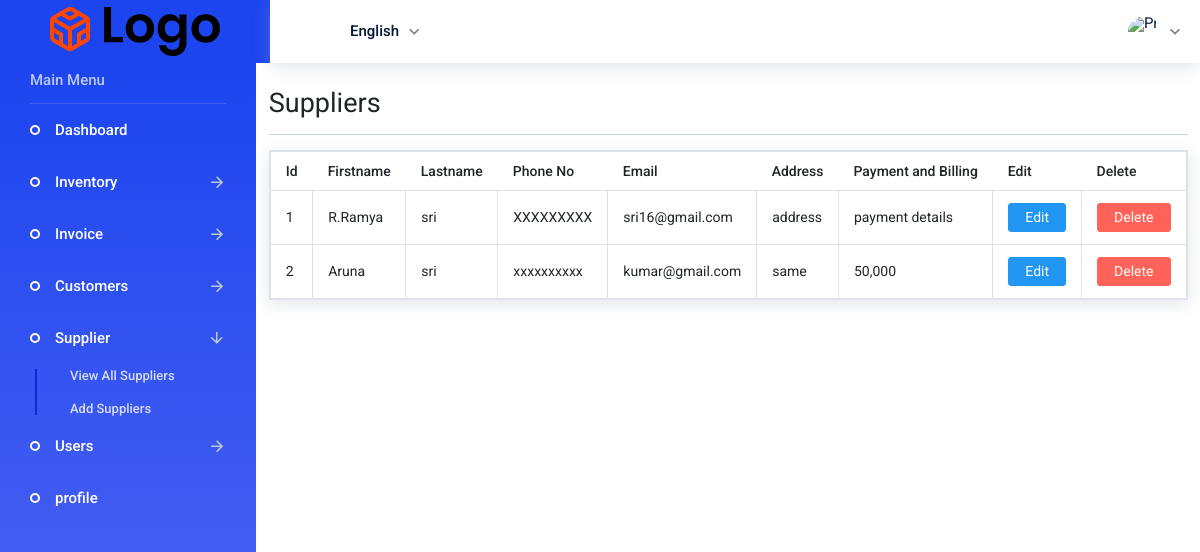
/admin/suppliers.php, run on an earlier commit of the app's database.
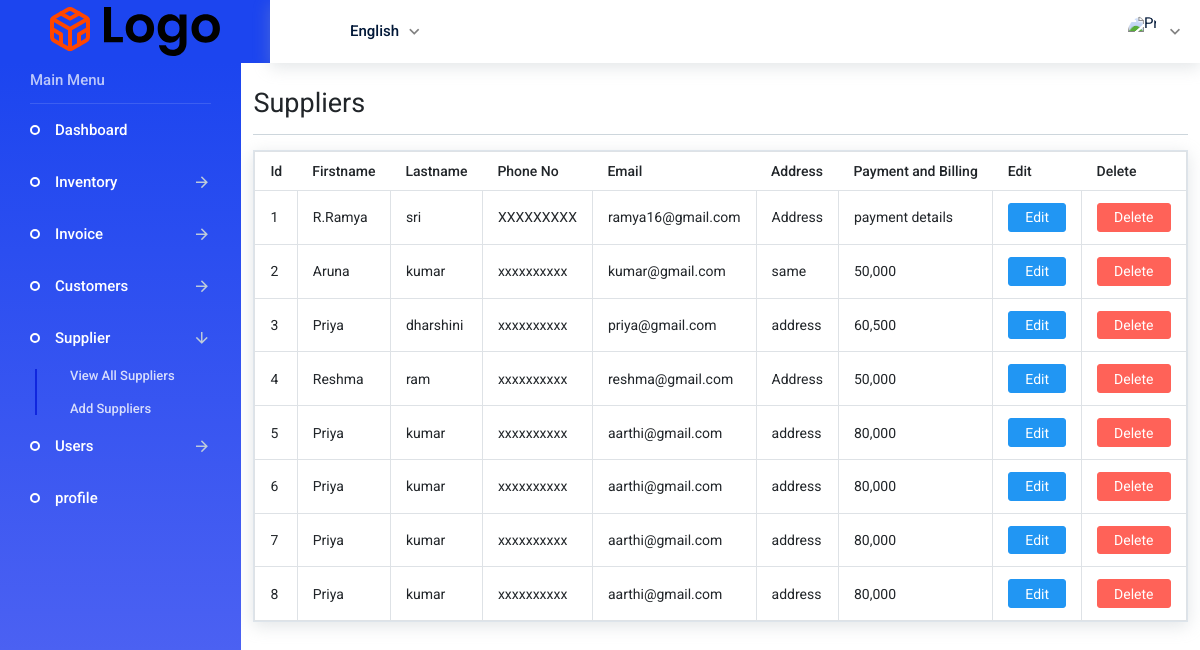
And on a later commit of the database.
### tables this page shows
CREATE TABLE `suppliers` (
  `supplier_id` int(11) NOT NULL,
  `firstname` varchar(11) NOT NULL,
  `lastname` varchar(11) NOT NULL,
  `email` varchar(33) NOT NULL,
  `phone` varchar(15) NOT NULL,
  `company` varchar(40) NOT NULL,
  `display_name` varchar(33) NOT NULL,
  `website` varchar(40) NOT NULL,
  `other` varchar(33) NOT NULL,
  `gst_in` varchar(30) NOT NULL,
  `address` varchar(40) NOT NULL,
  `notes` varchar(40) NOT NULL,
  `tax_info` varchar(30) NOT NULL,
  `payment_and_billing` varchar(35) NOT NULL,
  `attachments` varchar(50) NOT NULL,
  `pan_no` varchar(25) NOT NULL,
  `adhaar_no` varchar(25) NOT NULL
);

### admin/includes/view_all_suppliers.php (the view, shortened to what this page needs)
<div class="card">
            <table class="table table-bordered table-hover">
                <thead>
                    <tr>
                        <th>Id</th>
                        <th>Firstname</th>
                        <th>Lastname</th>
                        <th>Phone No</th>
                        <th>Email</th>
                        <th>Address</th>
                        <th>Payment and Billing</th>
                        <th>Edit</th>
                        <th>Delete</th>
                    </tr>
                </thead>
                <tbody>
     <?php
             $query="SELECT * FROM suppliers ";
             $select_suppliers=mysqli_query($connection,$query);
             while($row=mysqli_fetch_assoc($select_suppliers)){
                    $supplier_id = $row['supplier_id'];
                    $firstname =  $row['firstname'];
                    $lastname =  $row['lastname'];
                    $phone =  $row['phone'];
                    $email =  $row['email'];
                    $address =  $row['address'];
                    $payment_and_billing =  $row['payment_and_billing'];
                    echo "<tr>";
                    echo "<td>$supplier_id</td>";
                    echo "<td>$firstname</td>";
                    echo "<td>$lastname</td>";
                    echo "<td>$phone</td>";
                    echo "<td>$email</td>";
                    echo "<td>$address</td>";
                    echo "<td>$payment_and_billing</td>";
                    echo "<td><a class='btn btn-primary' href='suppliers.php?source=edit_supplier&edit_supplier={$supplier_id}'>Edit</a></td>";
 echo "<td><a class='btn btn-danger' onClick=\"javascript:return confirm('Are you Sure you want to delete');\"href='suppliers.php?delete={$supplier_id}'>Delete</a></td>";
                    echo "</tr>";
                    }
                    ?>
            </tbody>
        </table>
</div>

What changed in the data, as far as the page shows it:
changed suppliers "R.Ramya": email "sri16@gmail.com" → "ramya16@gmail.com"; address "address" → "Address"
changed suppliers "Aruna": lastname "sri" → "kumar"
added suppliers: supplier_id "3", firstname "Priya", lastname "dharshini", phone "xxxxxxxxxx", email "priya@gmail.com", address "address", payment_and_billing "60,500"
added suppliers: supplier_id "4", firstname "Reshma", lastname "ram", phone "xxxxxxxxxx", email "reshma@gmail.com", address "Address", payment_and_billing "50,000"
added suppliers: supplier_id "5", firstname "Priya", lastname "kumar", phone "xxxxxxxxxx", email "aarthi@gmail.com", address "address", payment_and_billing "80,000"
added suppliers: supplier_id "6", firstname "Priya", lastname "kumar", phone "xxxxxxxxxx", email "aarthi@gmail.com", address "address", payment_and_billing "80,000"
added suppliers: supplier_id "7", firstname "Priya", lastname "kumar", phone "xxxxxxxxxx", email "aarthi@gmail.com", address "address", payment_and_billing "80,000"
added suppliers: supplier_id "8", firstname "Priya", lastname "kumar", phone "xxxxxxxxxx", email "aarthi@gmail.com", address "address", payment_and_billing "80,000"
